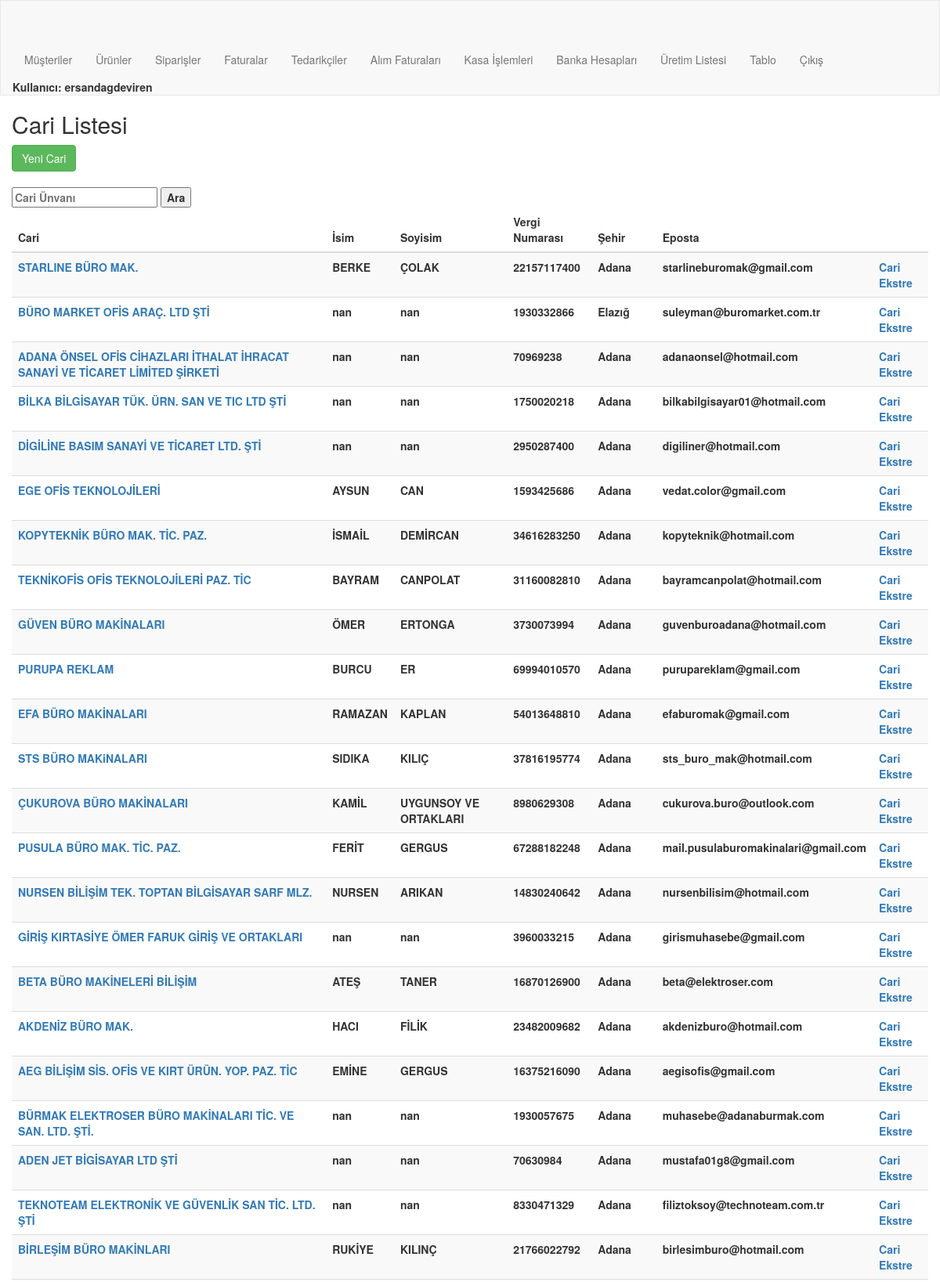
The page /order/customers/ (signed in, upper part) on the database its author committed.
### order/models.py (models this page shows, shortened)
class Customer(models.Model):
    user = models.ForeignKey(User, on_delete=models.CASCADE, related_name="user_customers",blank=True,null=True)
    customerCode = models.CharField(max_length=50)
    companyName = models.CharField(max_length=50)
    taxOffice = models.CharField(max_length=50)
    tax_number = models.CharField(max_length=50, blank=True)
    name = models.CharField(max_length=50, blank=True)
    middleName = models.CharField(max_length=50, blank=True)
    surname = models.CharField(max_length=50, blank=True)
    city = models.CharField(max_length=50)
    district = models.CharField(max_length=50)
    adress = models.CharField(max_length=250, blank=True)
    shipping_adress=models.CharField(max_length=250, blank=True)
    country = models.CharField(max_length=50, blank=True, default="Türkiye")
    email = models.EmailField(blank=True)
    telephone = models.CharField(max_length=11, blank=True)
    customerType = models.CharField(max_length=50, blank=True)
    contactPerson = models.CharField(max_length=50, blank=True)
    E_invoice=models.BooleanField(default=True)

### order/views.py (the view)
# urls.py: path('customers/', views.customer_listed, name='customer_listed'),
@login_required
@user_passes_test(is_admin)
def customer_listed(request):
    search_query = request.GET.get('search', '')
    customers = Customer.objects.all()
    if search_query:
        customers = customers.filter(companyName__icontains=search_query)
    paginator = Paginator(customers, 50)  # Show 20 customers per page
    page_number = request.GET.get('page')
    page_obj = paginator.get_page(page_number)
    return render(request, 'order/customer_list.html', {'page_obj': page_obj})

### order/views.py (called while the page is built)
def is_admin(user):
    return user.is_authenticated and user.is_staff

### order/Templates/order/customer_list.html (shortened to what this page needs)
{% extends "order/navbar.html" %}
{% block content %}
<h2>Cari Listesi</h2>
<a href="{% url 'order:customer_new' %}" class="btn btn-success mb-2">Yeni Cari</a>
<br>
<br>
<div class="search-container">
    <form action="{% url 'order:customer_listed' %}" method="get">
        <input type="text" placeholder="Cari Ünvanı" name="search">
        <button type="submit">Ara</button>
    </form>
</div>
<table class="table table-striped">
    <thead>
        <tr>
            <th>Cari</th>
            <th>İsim</th>
            <th>Soyisim</th>
            <th>Vergi Numarası</th>
            <th>Şehir</th>
            <th>Eposta</th>
            <th></th>
        </tr>
    </thead>
    <tbody>
        {% for customer in page_obj %}
        <tr>
            <td>
                <a href="{% url 'order:customer_details' customer.id %}">{{ customer.companyName }}</a>
            </td>
            <td>{{ customer.name }}</td>
            <td>{{ customer.surname }}</td>
            <td>{{ customer.tax_number }}</td>
            <td>{{ customer.city }}</td>
            <td>{{ customer.email }}</td>
            <td>
                <a href="{% url 'order:customer_financials' customer_id=customer.id %}">Cari Ekstre</a>
            </td>
        </tr>
        {% endfor %}
    </tbody>
</table>
{% endblock %}

### order/Templates/order/navbar.html (shortened to what this page needs)
<!DOCTYPE html>
{% load static %}
<html lang="en">
<head>
    <link rel="stylesheet" href="https://maxcdn.bootstrapcdn.com/bootstrap/3.3.7/css/bootstrap.min.css">
</head>
<body>
    <nav class="navbar navbar-default">
        <div class="container-custom">
            <div class="navbar-header">
                <a class="navbar-brand brand-font" href="{% url 'order:main' %}">
                </a>
            </div>
            <ul class="nav navbar-nav navbar-right">
                {% if user.is_authenticated %}
                    {% if user.is_staff %}
                        <li><a href="{% url 'order:customer_listed' %}">Müşteriler</a></li>
                        <li><a href="{% url 'order:search' %}">Ürünler</a></li>
                        <li><a href="{% url 'order:order_list' %}">Siparişler</a></li>
                        <li><a href="{% url 'order:invoice_list' %}">Faturalar</a></li>
                        <li><a href="{% url 'order:supplier_listed' %}">Tedarikçiler</a></li>
                        <li><a href="{% url 'order:buying_invoice_list' %}">Alım Faturaları</a></li>
                        <li><a href="{% url 'order:payment_receipt_list' %}">Kasa İşlemleri</a></li>
                        <li><a href="{% url 'order:accounts_list' %}">Banka Hesapları</a></li>
                        <li><a href="{% url 'order:make_production' %}">Üretim Listesi</a></li>
                        <li><a href="{% url 'order:comparison' %}">Tablo</a></li>
                    {% else %}
                        <li><a href="{% url 'order:user_order_list' %}">Siparişlerim</a></li>
                        <li><a href="{% url 'order:user_invoice_list' %}">Faturalarım</a></li>
                        <li><a href="{% url 'order:user_financial' %}">Cari Ekstrem</a></li>
                    {% endif %}
                    <li><a href="{% url 'users:logout' %}">Çıkış</a></li>
                    {% if not user.is_staff %}
                        <li><a href="{% url 'order:customer_update_request' user.pk %}"> <b>Merhaba {{user.username}}</b></a></li>
                    {% else %}
                        <li> <b>Kullanıcı: {{user.username}}</li>
                    {% endif %}
                {% else %}
                    <li><a href="{% url 'users:login' %}">Giriş</a></li>
                    <li><a href="">Üye Ol</a></li>
                {% endif %}
            </ul>
        </div>
    </nav>
    <div class="container-custom">
        {% block content %}
        {% endblock %}
    </div>
</body>
</html>

### order/Templates/order/navbar.html (style rules this page uses)
.container-custom { padding-left: 15px; padding-right: 15px; }
.navbar-default { margin: 0; border-radius: 0; }

### rows shown on the page
Customer: companyName "STARLINE BÜRO MAK.", name "BERKE", surname "ÇOLAK", tax_number "22157117400", city "Adana", email "starlineburomak@gmail.com"
Customer: companyName "BÜRO MARKET OFİS ARAÇ. LTD ŞTİ", name "nan", surname "nan", tax_number "1930332866", city "Elazığ", email "suleyman@buromarket.com.tr"
Customer: companyName "ADANA ÖNSEL OFİS CİHAZLARI İTHALAT İHRACAT SANAYİ VE TİCARET LİMİTED ŞİRKETİ", name "nan", surname "nan", tax_number "70969238", city "Adana", email "adanaonsel@hotmail.com"
Customer: companyName "BİLKA BİLGİSAYAR TÜK. ÜRN. SAN VE TIC LTD ŞTİ", name "nan", surname "nan", tax_number "1750020218", city "Adana", email "bilkabilgisayar01@hotmail.com"
Customer: companyName "DİGİLİNE BASIM SANAYİ VE TİCARET LTD. ŞTİ", name "nan", surname "nan", tax_number "2950287400", city "Adana", email "digiliner@hotmail.com"
Customer: companyName "EGE OFİS TEKNOLOJİLERİ", name "AYSUN", surname "CAN", tax_number "1593425686", city "Adana", email "vedat.color@gmail.com"
Customer: companyName "KOPYTEKNİK BÜRO MAK. TİC. PAZ.", name "İSMAİL", surname "DEMİRCAN", tax_number "34616283250", city "Adana", email "kopyteknik@hotmail.com"
Customer: companyName "TEKNİKOFİS OFİS TEKNOLOJİLERİ PAZ. TİC", name "BAYRAM", surname "CANPOLAT", tax_number "31160082810", city "Adana", email "bayramcanpolat@hotmail.com"
Customer: companyName "GÜVEN BÜRO MAKİNALARI", name "ÖMER", surname "ERTONGA", tax_number "3730073994", city "Adana", email "guvenburoadana@hotmail.com"
Customer: companyName "PURUPA REKLAM", name "BURCU", surname "ER", tax_number "69994010570", city "Adana", email "purupareklam@gmail.com"
Customer: companyName "EFA BÜRO MAKİNALARI", name "RAMAZAN", surname "KAPLAN", tax_number "54013648810", city "Adana", email "efaburomak@gmail.com"
Customer: companyName "STS BÜRO MAKiNALARI", name "SIDIKA", surname "KILIÇ", tax_number "37816195774", city "Adana", email "sts_buro_mak@hotmail.com"
Customer: companyName "ÇUKUROVA BÜRO MAKİNALARI", name "KAMİL", surname "UYGUNSOY VE ORTAKLARI", tax_number "8980629308", city "Adana", email "cukurova.buro@outlook.com"
Customer: companyName "PUSULA BÜRO MAK. TİC. PAZ.", name "FERİT", surname "GERGUS", tax_number "67288182248", city "Adana", email "mail.pusulaburomakinalari@gmail.com"
Customer: companyName "NURSEN BİLİŞİM TEK. TOPTAN BİLGİSAYAR SARF MLZ.", name "NURSEN", surname "ARIKAN", tax_number "14830240642", city "Adana", email "nursenbilisim@hotmail.com"
Customer: companyName "GİRİŞ KIRTASİYE ÖMER FARUK GİRİŞ VE ORTAKLARI", name "nan", surname "nan", tax_number "3960033215", city "Adana", email "girismuhasebe@gmail.com"
Customer: companyName "BETA BÜRO MAKİNELERİ BİLİŞİM", name "ATEŞ", surname "TANER", tax_number "16870126900", city "Adana", email "beta@elektroser.com"
Customer: companyName "AKDENİZ BÜRO MAK.", name "HACI", surname "FİLİK", tax_number "23482009682", city "Adana", email "akdenizburo@hotmail.com"
Customer: companyName "AEG BİLİŞİM SİS. OFİS VE KIRT ÜRÜN. YOP. PAZ. TİC", name "EMİNE", surname "GERGUS", tax_number "16375216090", city "Adana", email "aegisofis@gmail.com"
Customer: companyName "BÜRMAK ELEKTROSER BÜRO MAKİNALARI TİC. VE SAN. LTD. ŞTİ.", name "nan", surname "nan", tax_number "1930057675", city "Adana", email "muhasebe@adanaburmak.com"
Customer: companyName "ADEN JET BİGİSAYAR LTD ŞTİ", name "nan", surname "nan", tax_number "70630984", city "Adana", email "mustafa01g8@gmail.com"
Customer: companyName "TEKNOTEAM ELEKTRONİK VE GÜVENLİK SAN TİC. LTD. ŞTİ", name "nan", surname "nan", tax_number "8330471329", city "Adana", email "filiztoksoy@technoteam.com.tr"
Customer: companyName "BİRLEŞİM BÜRO MAKİNLARI", name "RUKİYE", surname "KILINÇ", tax_number "21766022792", city "Adana", email "birlesimburo@hotmail.com"

### other values the page prints
{{ user.username }} "ersandagdeviren"
